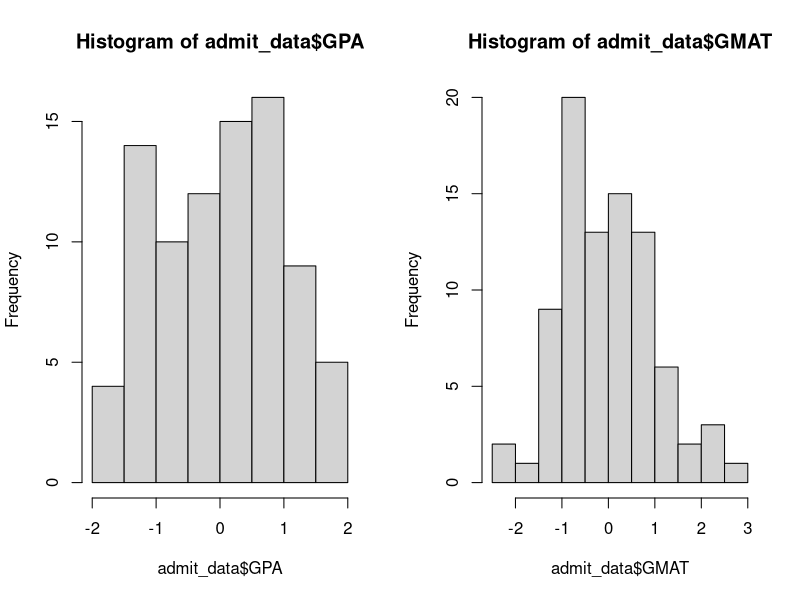
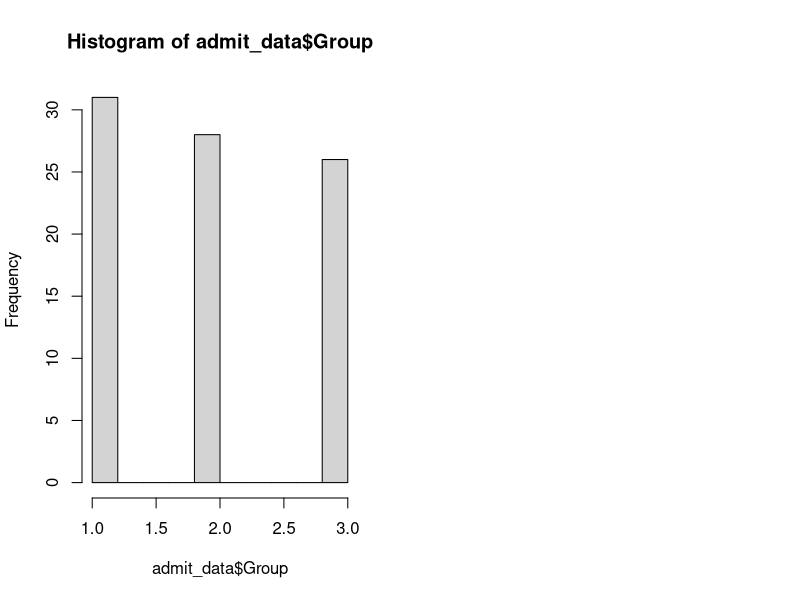
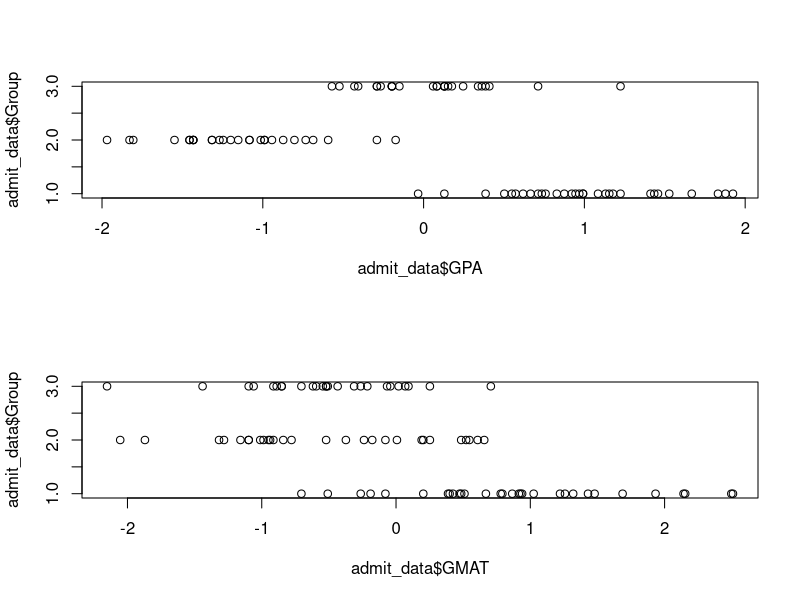
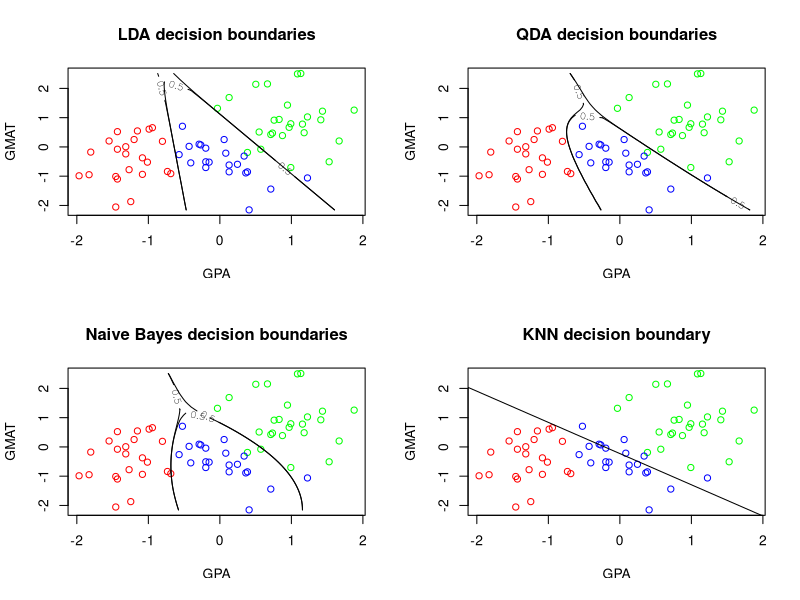

Write R code to recreate these figures, in order.
# Read in admission data
admit_data <- read.csv("admission.csv")
# Appropriately standardize the GPA and GMAT scores
admit_data[,1:2] <- scale(admit_data[,1:2])

# Form test data from the last 5 observations in each group
test_data <- rbind(
  tail(split(admit_data, admit_data$Group)$`1`, 5),
  tail(split(admit_data, admit_data$Group)$`2`, 5),
  tail(split(admit_data, admit_data$Group)$`3`, 5)
)

# Take the train data as the rest of the observations
train_data <- admit_data[-as.numeric(rownames(test_data)), ]

# Partition features and responses
train_X <- train_data[,1:2]
train_y <- train_data[,3]
test_X <- test_data[, 1:2]
test_y <- test_data[, 3]

# Count the number of observations
observation_count <- nrow(admit_data)

# Display frequency of GPA and GMAT data
par(mfrow=c(1,2))
hist(admit_data$GPA)
hist(admit_data$GMAT)

#Display frequency of response
hist(admit_data$Group)

par(mfrow=c(2,1))
plot(admit_data$GPA, admit_data$Group)  
#GPA appears to correlate with acceptance
plot(admit_data$GMAT, admit_data$Group)
# Students with the highest GMAT scores tended to be accepted, 
# mid range students had a mix of acceptance rates
# low scoring students often did not get accepted or were borderline

# Form grid for future decision boundary making
n_grid <- 50
gpa_grid <- seq(f=min(train_X$GPA), t=max(train_X$GPA), l=n_grid)
gmat_grid <- seq(f=min(train_X$GMAT), t=max(train_X$GMAT), l=n_grid)
grid <- expand.grid(gpa_grid, gmat_grid)
colnames(grid) <- c("GPA", "GMAT")

par(mfrow=c(2,2))
#Part b
library(MASS)
# Fit an lda function with Group as a response and GPA and GMAT as predictors
admit_lda <- lda(Group ~ GPA + GMAT, data=admit_data, subset=rownames(train_data))
# Predict class values for a grid
predict_lda_grid <- predict(admit_lda, grid)
# Store posterior probabilities for usage later to find decision boundaries
lda_probs_1 <- matrix(predict_lda_grid$posterior[,1], nrow=n_grid, ncol=n_grid)
lda_probs_2 <- matrix(predict_lda_grid$posterior[,2], nrow=n_grid, ncol=n_grid)
lda_probs_3 <- matrix(predict_lda_grid$posterior[,3], nrow=n_grid, ncol=n_grid)

# Plot each decision boundary for LDA
plot(train_X, col= ifelse(train_y == 1, "green", ifelse(train_y == 2, "red", "blue")), main="LDA decision boundaries")
contour(gpa_grid, gmat_grid, lda_probs_1, levels=0.5, add=T)
contour(gpa_grid, gmat_grid, lda_probs_2, levels=0.5, add=T)
contour(gpa_grid, gmat_grid, lda_probs_3, levels=0.5, add=T)

# Make confusion matrices and find misclassification error for both training and test sets under the LDA model
predict_lda_train <- predict(admit_lda, train_X)
(cfm <- table(predict_lda_train$class, train_y))
(miss_train <- 1 - ((cfm[1,1] + cfm[2,2] + cfm[3,3])/sum(cfm)))
predict_lda_test <- predict(admit_lda, test_X)
(cfm <- table(predict_lda_test$class, test_y))
(miss_test <- 1 - ((cfm[1,1] + cfm[2,2] + cfm[3,3])/sum(cfm)))

#Part c
# Fit an qda function with Group as a response and GPA and GMAT as predictors
admit_qda <- qda(Group ~ GPA + GMAT, data=admit_data, subset=rownames(train_data))
# Predict class values for a grid
predict_qda_grid <- predict(admit_qda, grid)
# Store posterior probabilities for usage later to find decision boundaries
qda_probs_1 <- matrix(predict_qda_grid$posterior[,1], nrow=n_grid, ncol=n_grid)
qda_probs_2 <- matrix(predict_qda_grid$posterior[,2], nrow=n_grid, ncol=n_grid)
qda_probs_3 <- matrix(predict_qda_grid$posterior[,3], nrow=n_grid, ncol=n_grid)

# Plot each decision boundary for QDA
plot(train_X, col= ifelse(train_y == 1, "green", ifelse(train_y == 2, "red", "blue")), main="QDA decision boundaries")
contour(gpa_grid, gmat_grid, qda_probs_1, levels=0.5, add=T)
contour(gpa_grid, gmat_grid, qda_probs_2, levels=0.5, add=T)
contour(gpa_grid, gmat_grid, qda_probs_3, levels=0.5, add=T)

# Make confusion matrices and find misclassification error for both training and test sets under the QDA model
predict_qda_train <- predict(admit_qda, train_X)
(cfm <- table(predict_qda_train$class, train_y))
(miss_train <- 1 - ((cfm[1,1] + cfm[2,2] + cfm[3,3])/sum(cfm)))
predict_qda_test <- predict(admit_qda, test_X)
(cfm <- table(predict_qda_test$class, test_y))
(miss_test <- 1 - ((cfm[1,1] + cfm[2,2] + cfm[3,3])/sum(cfm)))

#Part d
library(e1071)
# Fit a naive Bayes model with Group as the response and GPA and GMAT as predictors
admit_nb <- naiveBayes(Group ~ GPA + GMAT, data=admit_data, subset=rownames(train_data))
# Find posterior probabilities and store them by predicting with type="raw"
predict_nb_grid <- predict(admit_nb, grid, type="raw")
nb_probs_1 <- matrix(predict_nb_grid[,1], nrow=n_grid, ncol=n_grid)
nb_probs_2 <- matrix(predict_nb_grid[,2], nrow=n_grid, ncol=n_grid)
nb_probs_3 <- matrix(predict_nb_grid[,3], nrow=n_grid, ncol=n_grid)

# Plot decision boundaries for naive Bayes based on the model data found
plot(train_X, col= ifelse(train_y == 1, "green", ifelse(train_y == 2, "red", "blue")), main="Naive Bayes decision boundaries")
contour(gpa_grid, gmat_grid, nb_probs_1, levels=0.5, add=T)
contour(gpa_grid, gmat_grid, nb_probs_2, levels=0.5, add=T)
contour(gpa_grid, gmat_grid, nb_probs_3, levels=0.5, add=T)

# Find confusion matrices and calculate the misclassification error for both training and test sets under the NB model
predict_nb_train <- predict(admit_nb, train_X)
(cfm <- table(predict_nb_train, train_y))
(miss_train <- 1 - ((cfm[1,1] + cfm[2,2] + cfm[3,3])/sum(cfm)))
predict_nb_test <- predict(admit_nb, test_X)
(cfm <- table(predict_nb_test, test_y))
(miss_test <- 1 - ((cfm[1,1] + cfm[2,2] + cfm[3,3])/sum(cfm)))

#Part e
library(class)
set.seed(5)
#Test out multiple knn classifiers
ks <- c(seq(1,30, by=1), seq(35,150, by=5))
nks <- length(ks)
err_train <- numeric(length=nks)
err_test <- numeric(length=nks)
names(err_train) <- names(err_test) <- ks

# For each k number of neighbors, find the error rate for train and test data
for(i in seq(along=ks)){
  knn_train <- knn(train_X, train_X, train_y, k=ks[i], prob=TRUE)
  cfm <- table(knn_train, train_y) 
  train_acc <- (cfm[1,1] + cfm[2,2] + cfm[3,3]) / sum(cfm)
  
  knn_test <- knn(train_X, test_X, train_y, k=ks[i], prob=TRUE)
  cfm <- table(knn_test, test_y) 
  test_acc <- (cfm[1,1] + cfm[2,2] + cfm[3,3]) / sum(cfm)
  
  err_train[i] <- 1 - train_acc
  err_test[i] <- 1 - test_acc
}

# Plot train and test data to see more information on optimal K values
#plot(ks, err_train, xlab="K", ylab="Error rate", type = "b", col="green", pch=20, ylim=c(0,1))
#lines(ks, err_test, type="b", col="red", pch=20)

# Find the optimal K value
optim_find <- data.frame(ks, err_train, err_test)
optim_find[optim_find$err_test == min(optim_find$err_test), ]
# 1 and 55 are both found to be optimal

# Train a knn to predict the grid of values from before
optimal_knn <- knn(train_X, grid, train_y, k=55, prob=TRUE)

# Using the probabilities found from the knn classifier, find subjects where their probability is close to 1/3
optimal_probs <- attr(optimal_knn, "prob")
optimal_probs <- matrix(optimal_probs, n_grid, n_grid)
all_boundary_subjects <- which(optimal_probs - 0.333 <= 0.05)
boundary_points <- grid[all_boundary_subjects,]

# Plot the training data and draw a line through the points having close to 1/3 chance of appearing to represent a decision boundary
plot(train_X, col= ifelse(train_y == 1, "green", ifelse(train_y == 2, "red", "blue")), main="KNN decision boundary")
abline(lm(boundary_points$GMAT ~ boundary_points$GPA))

# Find cfms for the training and testing sets under KNN
(cfm_train_KNN <- table(knn(train_X, train_X, train_y, k=55, prob=TRUE), train_y))
(cfm_test_KNN <- table(knn(train_X, test_X, train_y, k=55, prob=TRUE), test_y))
1 - (cfm_train_KNN[1,1] + cfm_train_KNN[2,2] + cfm_train_KNN[3,3])/sum(cfm_train_KNN)
1 - (cfm_test_KNN[1,1] + cfm_test_KNN[2,2] + cfm_test_KNN[3,3])/sum(cfm_test_KNN)
